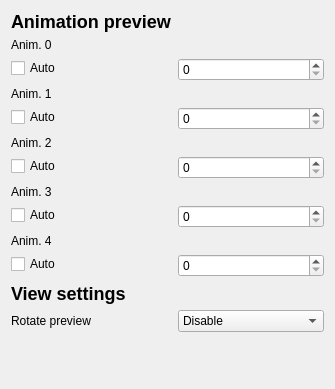
        <widget class="QWidget" name="tab">
         <attribute name="title">
          <string>View</string>
         </attribute>
         <layout class="QFormLayout" name="formLayout_5">
          <item row="0" column="0">
           <widget class="QLabel" name="label_5">
            <property name="text">
             <string>&lt;html&gt;&lt;head/&gt;&lt;body&gt;&lt;h2 style=&quot; margin-top:16px; margin-bottom:12px; margin-left:0px; margin-right:0px; -qt-block-indent:0; text-indent:0px;&quot;&gt;&lt;span style=&quot; font-size:x-large; font-weight:600;&quot;&gt;Animation preview&lt;/span&gt;&lt;/h2&gt;&lt;/body&gt;&lt;/html&gt;</string>
            </property>
            <property name="textFormat">
             <enum>Qt::RichText</enum>
            </property>
           </widget>
          </item>
          <item row="1" column="0">
           <widget class="QLabel" name="label_11">
            <property name="text">
             <string>Anim. 0</string>
            </property>
           </widget>
          </item>
          <item row="3" column="0">
           <widget class="QLabel" name="label_12">
            <property name="text">
             <string>Anim. 1</string>
            </property>
           </widget>
          </item>
          <item row="4" column="0">
           <widget class="QCheckBox" name="anim_play_1">
            <property name="text">
             <string>Auto</string>
            </property>
           </widget>
          </item>
          <item row="2" column="0">
           <widget class="QCheckBox" name="anim_play_0">
            <property name="text">
             <string>Auto</string>
            </property>
           </widget>
          </item>
          <item row="2" column="1">
           <widget class="QSpinBox" name="anim_frame_0"/>
          </item>
          <item row="4" column="1">
           <widget class="QSpinBox" name="anim_frame_1"/>
          </item>
          <item row="5" column="0">
           <widget class="QLabel" name="label_13">
            <property name="text">
             <string>Anim. 2</string>
            </property>
           </widget>
          </item>
          <item row="6" column="0">
           <widget class="QCheckBox" name="anim_play_2">
            <property name="text">
             <string>Auto</string>
            </property>
           </widget>
          </item>
          <item row="6" column="1">
           <widget class="QSpinBox" name="anim_frame_2"/>
          </item>
          <item row="7" column="0">
           <widget class="QLabel" name="label_14">
            <property name="text">
             <string>Anim. 3</string>
            </property>
           </widget>
          </item>
          <item row="8" column="0">
           <widget class="QCheckBox" name="anim_play_3">
            <property name="text">
             <string>Auto</string>
            </property>
           </widget>
          </item>
          <item row="8" column="1">
           <widget class="QSpinBox" name="anim_frame_3"/>
          </item>
          <item row="9" column="0">
           <widget class="QLabel" name="label_15">
            <property name="text">
             <string>Anim. 4</string>
            </property>
           </widget>
          </item>
          <item row="10" column="0">
           <widget class="QCheckBox" name="anim_play_4">
            <property name="text">
             <string>Auto</string>
            </property>
           </widget>
          </item>
          <item row="10" column="1">
           <widget class="QSpinBox" name="anim_frame_4"/>
          </item>
          <item row="11" column="0">
           <widget class="QLabel" name="label_7">
            <property name="text">
             <string>&lt;html&gt;&lt;head/&gt;&lt;body&gt;&lt;h2 style=&quot; margin-top:16px; margin-bottom:12px; margin-left:0px; margin-right:0px; -qt-block-indent:0; text-indent:0px;&quot;&gt;&lt;span style=&quot; font-size:x-large; font-weight:600;&quot;&gt;View settings&lt;/span&gt;&lt;/h2&gt;&lt;/body&gt;&lt;/html&gt;</string>
            </property>
            <property name="textFormat">
             <enum>Qt::RichText</enum>
            </property>
           </widget>
          </item>
          <item row="12" column="0">
           <widget class="QLabel" name="label_16">
            <property name="text">
             <string>Rotate preview</string>
            </property>
           </widget>
          </item>
          <item row="12" column="1">
           <widget class="QComboBox" name="rotate_settings">
            <item>
             <property name="text">
              <string>Disable</string>
             </property>
            </item>
            <item>
             <property name="text">
              <string>Horizontal, left hand</string>
             </property>
            </item>
            <item>
             <property name="text">
              <string>Horizontal, right hand</string>
             </property>
            </item>
           </widget>
          </item>
          <item row="13" column="0">
           <spacer name="verticalSpacer_2">
            <property name="orientation">
             <enum>Qt::Vertical</enum>
            </property>
            <property name="sizeHint" stdset="0">
             <size>
              <width>20</width>
              <height>40</height>
             </size>
            </property>
           </spacer>
          </item>
         </layout>
        </widget>
